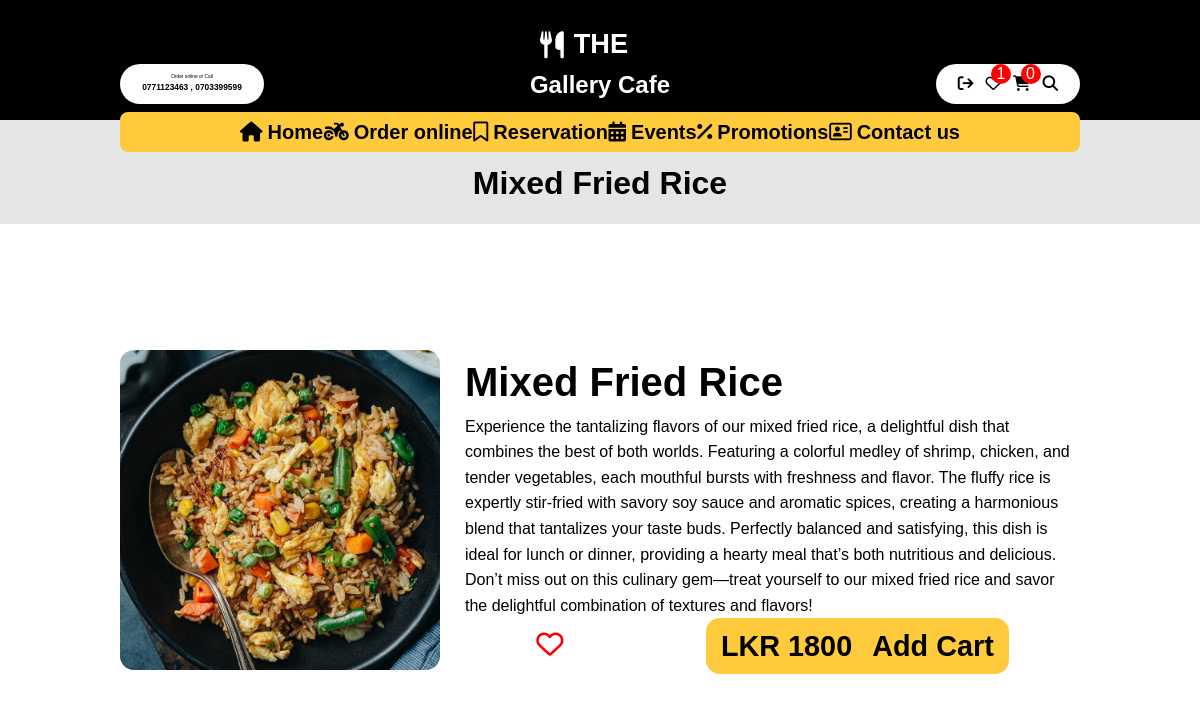
The page /item.php?id=3 (signed in) on the database its author committed.
### tables this page shows
CREATE TABLE `menus` (
  `menuId` int(11) NOT NULL,
  `menuName` varchar(255) NOT NULL,
  `menuCategory` varchar(255) NOT NULL,
  `menuDescription` varchar(1000) NOT NULL,
  `menuPrice` int(11) NOT NULL,
  `menuImage` varchar(255) NOT NULL
);

### config/db_connector.php (called while the page is built, shortened)
<?php
    class Db_connector{
        private $localhost = 'localhost';
        private $db_username = 'root';
        private $db_password = '';
        protected $conn;
        public function __construct(){
            $this->conn = mysqli_connect($this->localhost,$this->db_username,$this->db_password);
        }
        public function getConnection() {
            return $this->conn;
        }
    }

### class/Menu.php (called while the page is built, shortened)
<?php
include_once(__DIR__ . '/../config/db_connector.php');
class Menu
{
    public $db;
    public function __construct()
    {
        $this->connector = new Db_connector();
        $this->db = $this->connector->getConnection();
    }
    public function menuSelectedview($id)
    {
        $sql = "SELECT * FROM menus WHERE menuId = '$id'";
        $result = mysqli_query($this->db, $sql);
        if (mysqli_num_rows($result) == 1) {
            while ($row = mysqli_fetch_assoc($result)) {
                $menuId = $row["menuId"];
                $name = $row["menuName"];
                $description = $row["menuDescription"];
                $category = $row["menuCategory"];
                $price = $row["menuPrice"];
                $image = $row["menuImage"];
                $menuSelectedDetails = array("id" => $menuId, "name" => $name, "description" => $description, "category" => $category, "price" => $price, "image" => $image);
            }
            return $menuSelectedDetails;
        }
    }
    public function viewfavourite($customer, $menuId)
    {
        $sql = "SELECT * FROM cus_favourite WHERE customer = '$customer' and menuID = '$menuId'";
        $res = mysqli_query($this->db, $sql);
        if (mysqli_num_rows($res) == 1) {
            return true;
        } else {
            return false;
        }
    }
}

### item.php (the view, shortened to what this page needs)
<?php include_once('components\header.php') ?>
<?php
if (isset($_GET['id'])) {
    $id = $_GET['id'];
    $menuitem = $menuClass->menuSelectedview($id);
    if ($menuitem) {
        $name = $menuitem['name'];
        $id = $menuitem['id'];
        $description = $menuitem['description'];
        $price = $menuitem['price'];
        $image = $menuitem['image'];
    }
}
?>
<div class="title-container">
    <h1><?php echo $name ?></h1>
</div>
<div class="item-wrapper">
    <div class="item-container2">
        <img src="images/menu/<?php echo $image ?>" alt="">
        <div class="item-details">
            <div>
                <h1><?php echo $name ?></h1>
                <p><?php echo $description ?></p>
            </div>
            <div class="action-item">
                <?php
                if (!isset($_SESSION['cusid'])) {
                    ?>
                    <p class="notlog"><i class="fa-regular fa-heart"></i></p>
                    <?php
                } else {
                    $cus =$_SESSION['cusid'];
                    if ($menuClass->viewfavourite($cus, $id)) {
                        ?>
                        <a href="Actions/favourite.php?menuId=<?php echo $id ?>&item=<?php echo $id ?>"><i class="fa-solid fa-heart"></i></a>
                        <?php
                    } else {
                        ?>
                        <a href="Actions/favourite.php?menuId=<?php echo $id ?>&item=<?php echo $id ?>"><i class="fa-regular fa-heart"></i></a>
                        <?php
                    }
                }
                ?>
                <a href="Actions/add-cart.php?cart=<?php echo $id ?>&item=<?php echo $id ?>" class="add-cart-btn">
                    <h2>LKR <?php echo $price ?></h2>
                    <h2>Add Cart</h2>
                </a>
            </div>
        </div>
    </div>
</div>
<?php include_once('components\footer.php') ?>

### style/style.css (style rules this page uses)
:root { --c-first: #000000; --c-second: #FFCA3C; --c-third: #FFFFFF; --c-fourth: #202938; --c-fifth: #E5E5E5; --font-base: "poppins", sans-serif; }
* { margin: 0; padding: 0; font-family: var(--font-base); line-height: 1.6; font-size: 16px; scroll-behavior: smooth; }
a { text-decoration: none; }
img { width: 20vw; }
body { overflow-x: hidden; color: var(--c-third); font-family: 'Nunito', sans-serif; }
.title-container { width: 100vw; height: 10vh; padding-top: 3vh; display: flex; align-items: center; justify-content: center; background-color: var(--c-fifth); position: relative; }
.title-container h1 { font-size: 2rem; color: var(--c-first); }
.item-wrapper { width: 100vw; height: 72vh; display: flex; align-items: center; justify-content: center; color: var(--c-first); }
.item-container2 { display: flex; width: 80vw; gap: 25px; }
.item-container2 img { width: 30vw; height: 40vh; border-radius: 14px; object-fit: cover; }
.item-details { display: flex; flex-direction: column; justify-content: space-between; width: 60vw; }
.item-details h1 { font-size: 2.5rem; text-transform: capitalize; }
.action-item { display: flex; justify-content: space-around; align-items: center; }
.action-item i { font-size: 1.7rem; color: red; }
.add-cart-btn { display: flex; gap: 20px; background-color: var(--c-second); padding: 5px 15px; border-radius: 14px; }
.add-cart-btn h2 { font-size: 1.8rem; font-weight: bold; color: var(--c-first) }

### rows shown on the page
menus: menuName "Mixed Fried Rice", menuImage (picture), menuDescription "Experience the tantalizing flavors of our mixed fried rice, a delightful dish that combines the best of both worlds. Featuring a colorful medley of shrimp, chicken, and tender vegetables, each mouthful bursts with freshness and flavor. The fluffy rice is expertly stir-fried with savory soy sauce and aromatic spices, creating a harmonious blend that tantalizes your taste buds. Perfectly balanced and satisfying, this dish is ideal for lunch or dinner, providing a hearty meal that’s both nutritious and delicious. Don’t miss out on this culinary gem—treat yourself to our mixed fried rice and savor the delightful combination of textures and flavors!", menuPrice "1800"

### other values the page prints
count($menuClass->viewFavouriteAll($_SESSION['cusid'])) "1"
